Frame 1 (no input): blank canvas, image omitted
Frame 60 (no input): blank canvas, image omitted
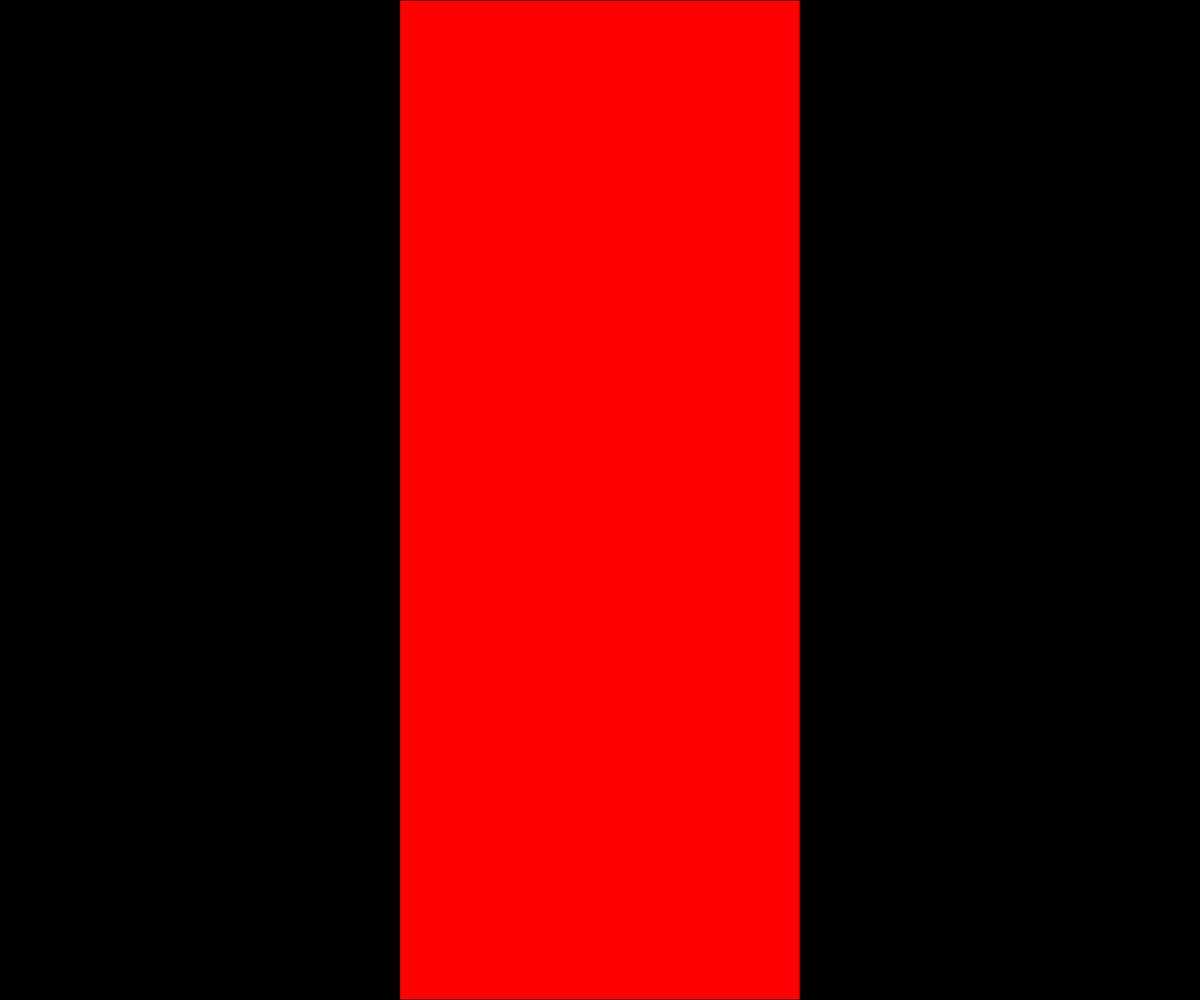
Frame 120 (the mouse pressed at the canvas centre since frame 60)

The p5.js sketch whose frames 1 and 60 were blank and that drew this single picture after the mouse press (run headless with seeded random() and noise() and a simulated clock; from frame 60 on, the mouse is pressed at the canvas centre):

// p5.js sketch
// ── sketch.js

function setup() {
	createCanvas(windowWidth, windowHeight);
	y =	0;
}

function draw() {
	background(0);
	var oneThird = width/3;
	var twoThirds = width - width/3;

	/|| is or/
	if (mouseY < 100 || mouseY > height - 100) {
		fill(255,0,0);				
	}

	/&& is and/
	if (mouseX > oneThird && mouseX < twoThirds) {
		rect(oneThird, 0, oneThird, height);
	}


}
